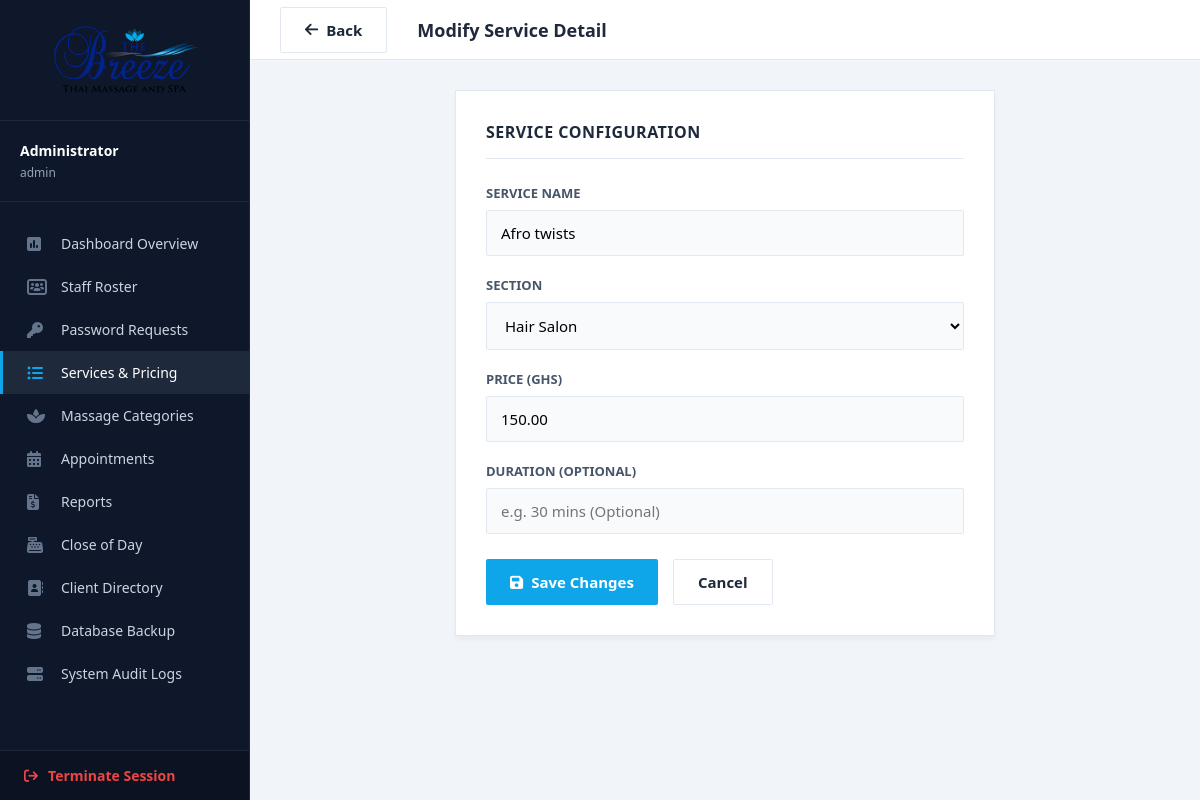
The app's page /admin/edit_service.php?id=62 (signed in) with its own data.
### tables this page shows
CREATE TABLE IF NOT EXISTS `services` (
  `id` int(11) NOT NULL AUTO_INCREMENT,
  `service_name` varchar(100) DEFAULT NULL,
  `section` varchar(50) DEFAULT NULL,
  `price` decimal(10,2) DEFAULT NULL,
  `duration` varchar(50) DEFAULT NULL,
  PRIMARY KEY (`id`)
);

### admin/edit_service.php (the view, shortened to what this page needs)
<?php
include '../db.php';
$user_role = $_SESSION['user']['role'];
$addable_sections = ['Facials', 'Hair Barbering', 'Hair Salon', 'Nails & Manicure', 'Make-up'];
$service_id = (int)$_GET['id'];
$stmt = $conn->prepare("SELECT * FROM services WHERE id = ?");
$stmt->bind_param("i", $service_id);
$stmt->execute();
$result = $stmt->get_result();
$service = $result->fetch_assoc();
?>
<!DOCTYPE html>
<html lang="en">
<head>
  <link rel="stylesheet" href="https://cdnjs.cloudflare.com/ajax/libs/font-awesome/6.4.0/css/all.min.css"/>
</head>
<body>
  <aside class="sidebar" id="sidebar">
        <div class="sidebar-header">
            <img src="../assets/images/The-Breeze-1.png" alt="The Breeze Spa Logo" class="sidebar-logo">
        </div>
        <div class="user-profile">
            <h4><?= htmlspecialchars($_SESSION['user']['name']) ?></h4>
            <p><?= htmlspecialchars($_SESSION['user']['username']) ?></p>
        </div>
        <nav class="sidebar-menu">
            <a href="dashboard.php" class="menu-item"><i class="fas fa-square-poll-vertical"></i> Dashboard Overview</a>
            <a href="staff_management.php" class="menu-item"><i class="fas fa-users-rectangle"></i> Staff Roster</a>
            <a href="password_requests.php" class="menu-item"><i class="fas fa-key"></i> Password Requests</a>
            <a href="services_management.php" class="menu-item active"><i class="fas fa-list-ul"></i> Services & Pricing</a>
            <a href="massage_management.php" class="menu-item"><i class="fas fa-spa"></i> Massage Categories</a>
            <a href="appointments.php" class="menu-item"><i class="fas fa-calendar-days"></i> Appointments</a>
            <a href="reports.php" class="menu-item"><i class="fas fa-file-invoice-dollar"></i> Reports</a>
            <a href="till.php" class="menu-item"><i class="fas fa-cash-register"></i> Close of Day</a>
            <a href="clients.php" class="menu-item"><i class="fas fa-address-book"></i> Client Directory</a>
            <?php if ($user_role === 'admin'): ?>
            <a href="backup.php" class="menu-item"><i class="fas fa-database"></i> Database Backup</a>
            <a href="audit_logs.php" class="menu-item"><i class="fas fa-server"></i> System Audit Logs</a>
            <?php endif; ?>
        </nav>
        <a href="../logout.php" class="logout-btn"><i class="fas fa-arrow-right-from-bracket"></i> Terminate Session</a>
    </aside>
  <main class="main-content">
    <header class="topbar">
        <h2>
            <a href="services_management.php" class="btn btn-outline btn-sm" style="margin-right: 15px;"><i class="fas fa-arrow-left"></i> Back</a>
            Modify Service Detail
        </h2>
    </header>
    <div class="content-wrapper">
      <div class="flat-card">
        <div class="flat-card-header"><h3>Service Configuration</h3></div>
        <form method="post">
            <div class="form-group">
                <label>Service Name</label>
                <input type="text" name="service_name" class="form-control" value="<?= htmlspecialchars($service['service_name']) ?>" required>
            </div>
            <div class="form-group">
                <label>Section</label>
                <select name="section" id="section" class="form-control" required>
                    <?php
                    $section_options = $addable_sections;
                    foreach ($section_options as $sec):
                    ?>
                    <option value="<?= htmlspecialchars($sec) ?>" <?= $service['section'] === $sec ? 'selected' : '' ?>><?= htmlspecialchars($sec) ?></option>
                    <?php endforeach; ?>
                </select>
            </div>
            <div class="form-group">
                <label>Price (GHS)</label>
                <input type="number" name="price" class="form-control" step="0.01" value="<?= htmlspecialchars($service['price']) ?>" required>
            </div>
            <div class="form-group">
                <label>Duration (Optional)</label>
                <input type="text" name="duration" class="form-control" value="<?= htmlspecialchars($service['duration']) ?>" placeholder="e.g. 30 mins (Optional)">
            </div>
            <div class="action-group">
                <button type="submit" class="btn btn-primary"><i class="fas fa-save"></i> Save Changes</button>
                <a href="services_management.php" class="btn btn-outline">Cancel</a>
            </div>
        </form>
      </div>
    </div>
  </main>
</body>
</html>

### admin/edit_service.php (style rules this page uses)
:root { --brand-blue: #0ea5e9; --brand-dark: #0f172a; --bg-body: #f1f5f9; --bg-card: #ffffff; --text-main: #1e293b; --text-muted: #475569; --border-color: #e2e8f0; --sidebar-width: 250px; --topbar-height: 60px; --danger-color: #dc2626; --success-color: #10b981; }
* { margin: 0; padding: 0; box-sizing: border-box; font-family: 'Segoe UI', Tahoma, Geneva, Verdana, sans-serif; }
body { background-color: var(--bg-body); color: var(--text-main); display: flex; min-height: 100vh; overflow-x: hidden; }
.sidebar { width: var(--sidebar-width); background-color: var(--brand-dark); color: #ffffff; position: fixed; height: 100vh; left: 0; top: 0; display: flex; flex-direction: column; z-index: 100; border-right: 1px solid #1e293b; }
.sidebar-header { padding: 20px; border-bottom: 1px solid #1e293b; display: flex; align-items: center; justify-content: center; }
.sidebar-logo { width: 90%; max-height: 80px; object-fit: contain; }
.user-profile { padding: 20px; border-bottom: 1px solid #1e293b; font-size: 14px; }
.user-profile h4 { color: #ffffff; font-weight: 600; margin-bottom: 4px; }
.user-profile p { color: #94a3b8; font-size: 12px; }
.sidebar-menu { padding: 20px 0; flex: 1; }
.menu-item { display: flex; align-items: center; padding: 12px 24px; color: #cbd5e1; text-decoration: none; font-size: 14px; font-weight: 500; border-left: 3px solid transparent; transition: all 0.2s; }
.menu-item i { width: 24px; font-size: 16px; margin-right: 10px; color: #64748b; }
.menu-item:hover, .menu-item.active { background-color: #1e293b; color: #ffffff; border-left-color: var(--brand-blue); }
.menu-item:hover i, .menu-item.active i { color: var(--brand-blue); }
.logout-btn { display: flex; align-items: center; padding: 15px 24px; color: #ef4444; text-decoration: none; font-size: 14px; font-weight: 600; border-top: 1px solid #1e293b; background-color: #0b1221; }
.logout-btn i { margin-right: 10px; }
.main-content { flex: 1; margin-left: var(--sidebar-width); display: flex; flex-direction: column; min-height: 100vh; }
.topbar { height: var(--topbar-height); background-color: var(--bg-card); border-bottom: 1px solid var(--border-color); display: flex; align-items: center; justify-content: space-between; padding: 0 30px; position: sticky; top: 0; z-index: 90; }
.topbar h2 { font-size: 18px; font-weight: 600; color: var(--text-main); display: flex; align-items: center; gap: 15px; }
.content-wrapper { padding: 30px; flex: 1; max-width: 600px; margin: 0 auto; width: 100%; }
.flat-card { background: var(--bg-card); border: 1px solid var(--border-color); padding: 30px; margin-bottom: 30px; border-radius: 0; box-shadow: 0 4px 6px -1px rgba(0, 0, 0, 0.05); }
.flat-card-header { border-bottom: 1px solid var(--border-color); padding-bottom: 15px; margin-bottom: 25px; }
.flat-card-header h3 { font-size: 16px; font-weight: 600; color: var(--text-main); text-transform: uppercase; letter-spacing: 0.5px; }
.form-group { display: flex; flex-direction: column; margin-bottom: 20px; }
.form-group label { font-size: 13px; font-weight: 600; color: var(--text-muted); margin-bottom: 8px; text-transform: uppercase; }
.form-control { padding: 12px 14px; border: 1px solid var(--border-color); border-radius: 2px; font-size: 15px; background: #f8fafc; outline: none; transition: border-color 0.2s; width: 100%; }
.btn { padding: 12px 24px; font-size: 15px; font-weight: 600; border: none; border-radius: 2px; cursor: pointer; display: inline-flex; align-items: center; justify-content: center; gap: 8px; text-decoration: none; transition: background-color 0.2s; }
.btn-primary { background: var(--brand-blue); color: #fff; }
.btn-outline { background: transparent; border: 1px solid var(--border-color); color: var(--text-main); }
.action-group { display: flex; gap: 15px; margin-top: 25px; }

### records on screen
services: service_name "Afro twists", section "Hair Salon", price "150.00"

### other values on screen
$_SESSION['user']['name'] "Administrator"
$_SESSION['user']['username'] "admin"
